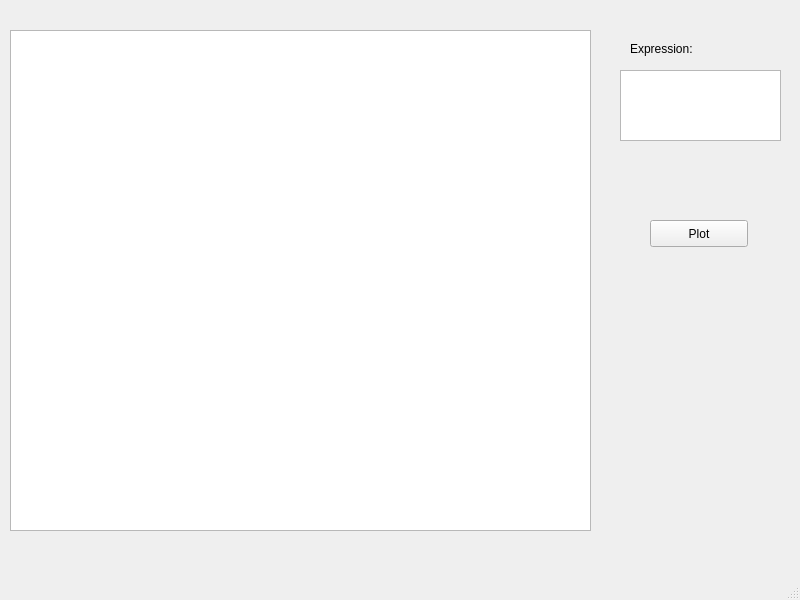
<?xml version="1.0" encoding="UTF-8"?>
<ui version="4.0">
 <class>RPlot</class>
 <widget class="QMainWindow" name="RPlot">
  <property name="geometry">
   <rect>
    <x>0</x>
    <y>0</y>
    <width>800</width>
    <height>600</height>
   </rect>
  </property>
  <property name="windowTitle">
   <string>MainWindow</string>
  </property>
  <widget class="QWidget" name="centralwidget">
   <widget class="QPlainTextEdit" name="plainTextEdit">
    <property name="geometry">
     <rect>
      <x>620</x>
      <y>70</y>
      <width>161</width>
      <height>71</height>
     </rect>
    </property>
   </widget>
   <widget class="QLabel" name="label">
    <property name="geometry">
     <rect>
      <x>630</x>
      <y>40</y>
      <width>101</width>
      <height>17</height>
     </rect>
    </property>
    <property name="text">
     <string>Expression:</string>
    </property>
   </widget>
   <widget class="QPushButton" name="Plot">
    <property name="geometry">
     <rect>
      <x>650</x>
      <y>220</y>
      <width>98</width>
      <height>27</height>
     </rect>
    </property>
    <property name="text">
     <string>Plot</string>
    </property>
   </widget>
   <widget class="QGraphicsView" name="graphicsView">
    <property name="geometry">
     <rect>
      <x>10</x>
      <y>30</y>
      <width>581</width>
      <height>501</height>
     </rect>
    </property>
   </widget>
  </widget>
  <widget class="QMenuBar" name="menubar">
   <property name="geometry">
    <rect>
     <x>0</x>
     <y>0</y>
     <width>800</width>
     <height>25</height>
    </rect>
   </property>
  </widget>
  <widget class="QStatusBar" name="statusBar"/>
 </widget>
 <resources/>
 <connections/>
</ui>
